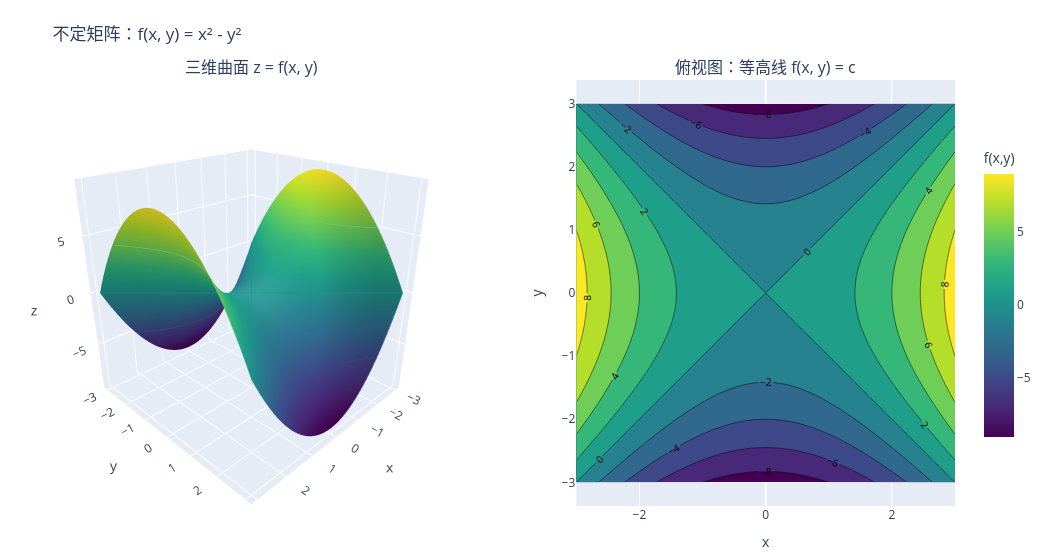

The notebook cell saved with this chart:
### Markdown cell above
### 4.3 不定：双曲抛物面

### Code cell
A_indefinite = np.array([[1, 0], [0, -1]])
plot_quadratic_surface(A_indefinite, title="不定矩阵：f(x, y) = x² - y²");

### Figure 1 — Plotly figure (JSON) as saved in the notebook; plotly's stock layout.template omitted (floating-point values rounded to 4 significant figures; data arrays with more than 128 entries replaced by an {"elided": "..."} marker saying what was removed)
{"data": [{"colorbar": {"len": 0.72, "title": {"text": "f(x,y)"}}, "colorscale": [[0, "#440154"], [0.1111, "#482878"], [0.2222, "#3e4989"], [0.3333, "#31688e"], [0.4444, "#26828e"], [0.5556, "#1f9e89"], [0.6667, "#35b779"], [0.7778, "#6ece58"], [0.8889, "#b5de2b"], [1, "#fde725"]], "contours": {"z": {"highlightcolor": "white", "show": true, "usecolormap": true}}, "scene": "scene", "type": "surface", "x": {"elided": "121x121 float values"}, "y": {"elided": "121x121 float values"}, "z": {"elided": "121x121 float values"}}, {"colorscale": [[0, "#440154"], [0.1111, "#482878"], [0.2222, "#3e4989"], [0.3333, "#31688e"], [0.4444, "#26828e"], [0.5556, "#1f9e89"], [0.6667, "#35b779"], [0.7778, "#6ece58"], [0.8889, "#b5de2b"], [1, "#fde725"]], "contours": {"labelfont": {"size": 10}, "showlabels": true}, "showscale": false, "type": "contour", "x": [-3.0, -2.95, -2.9, -2.85, -2.8, -2.75, -2.7, -2.65, -2.6, -2.55, -2.5, -2.45, -2.4, -2.35, -2.3, -2.25, -2.2, -2.15, -2.1, -2.05, -2.0, -1.95, -1.9, -1.85, -1.8, -1.75, -1.7, -1.65, -1.6, -1.55, -1.5, -1.45, -1.4, -1.35, -1.3, -1.25, -1.2, -1.15, -1.1, -1.05, -1.0, -0.95, -0.9, -0.85, -0.8, -0.75, -0.7, -0.65, -0.6, -0.55, -0.5, -0.45, -0.4, -0.35, -0.3, -0.25, -0.2, -0.15, -0.1, -0.05, 0.0, 0.05, 0.1, 0.15, 0.2, 0.25, 0.3, 0.35, 0.4, 0.45, 0.5, 0.55, 0.6, 0.65, 0.7, 0.75, 0.8, 0.85, 0.9, 0.95, 1.0, 1.05, 1.1, 1.15, 1.2, 1.25, 1.3, 1.35, 1.4, 1.45, 1.5, 1.55, 1.6, 1.65, 1.7, 1.75, 1.8, 1.85, 1.9, 1.95, 2.0, 2.05, 2.1, 2.15, 2.2, 2.25, 2.3, 2.35, 2.4, 2.45, 2.5, 2.55, 2.6, 2.65, 2.7, 2.75, 2.8, 2.85, 2.9, 2.95, 3.0], "xaxis": "x", "y": [-3.0, -2.95, -2.9, -2.85, -2.8, -2.75, -2.7, -2.65, -2.6, -2.55, -2.5, -2.45, -2.4, -2.35, -2.3, -2.25, -2.2, -2.15, -2.1, -2.05, -2.0, -1.95, -1.9, -1.85, -1.8, -1.75, -1.7, -1.65, -1.6, -1.55, -1.5, -1.45, -1.4, -1.35, -1.3, -1.25, -1.2, -1.15, -1.1, -1.05, -1.0, -0.95, -0.9, -0.85, -0.8, -0.75, -0.7, -0.65, -0.6, -0.55, -0.5, -0.45, -0.4, -0.35, -0.3, -0.25, -0.2, -0.15, -0.1, -0.05, 0.0, 0.05, 0.1, 0.15, 0.2, 0.25, 0.3, 0.35, 0.4, 0.45, 0.5, 0.55, 0.6, 0.65, 0.7, 0.75, 0.8, 0.85, 0.9, 0.95, 1.0, 1.05, 1.1, 1.15, 1.2, 1.25, 1.3, 1.35, 1.4, 1.45, 1.5, 1.55, 1.6, 1.65, 1.7, 1.75, 1.8, 1.85, 1.9, 1.95, 2.0, 2.05, 2.1, 2.15, 2.2, 2.25, 2.3, 2.35, 2.4, 2.45, 2.5, 2.55, 2.6, 2.65, 2.7, 2.75, 2.8, 2.85, 2.9, 2.95, 3.0], "yaxis": "y", "z": {"elided": "121x121 float values"}}], "layout": {"annotations": [{"font": {"size": 16}, "showarrow": false, "text": "三维曲面 z = f(x, y)", "x": 0.2475, "xanchor": "center", "xref": "paper", "y": 1, "yanchor": "bottom", "yref": "paper"}, {"font": {"size": 16}, "showarrow": false, "text": "俯视图：等高线 f(x, y) = c", "x": 0.7975, "xanchor": "center", "xref": "paper", "y": 1, "yanchor": "bottom", "yref": "paper"}], "height": 560, "margin": {"b": 20, "l": 20, "r": 20, "t": 80}, "scene": {"aspectmode": "cube", "camera": {"eye": {"x": 1.45, "y": 1.45, "z": 0.95}}, "domain": {"x": [0, 0.495], "y": [0, 1]}, "xaxis": {"title": {"text": "x"}}, "yaxis": {"title": {"text": "y"}}, "zaxis": {"title": {"text": "z"}}}, "title": {"text": "不定矩阵：f(x, y) = x² - y²"}, "width": 1050, "xaxis": {"anchor": "y", "domain": [0.595, 1], "title": {"text": "x"}}, "yaxis": {"anchor": "x", "domain": [0, 1], "scaleanchor": "x", "scaleratio": 1, "title": {"text": "y"}}}}
